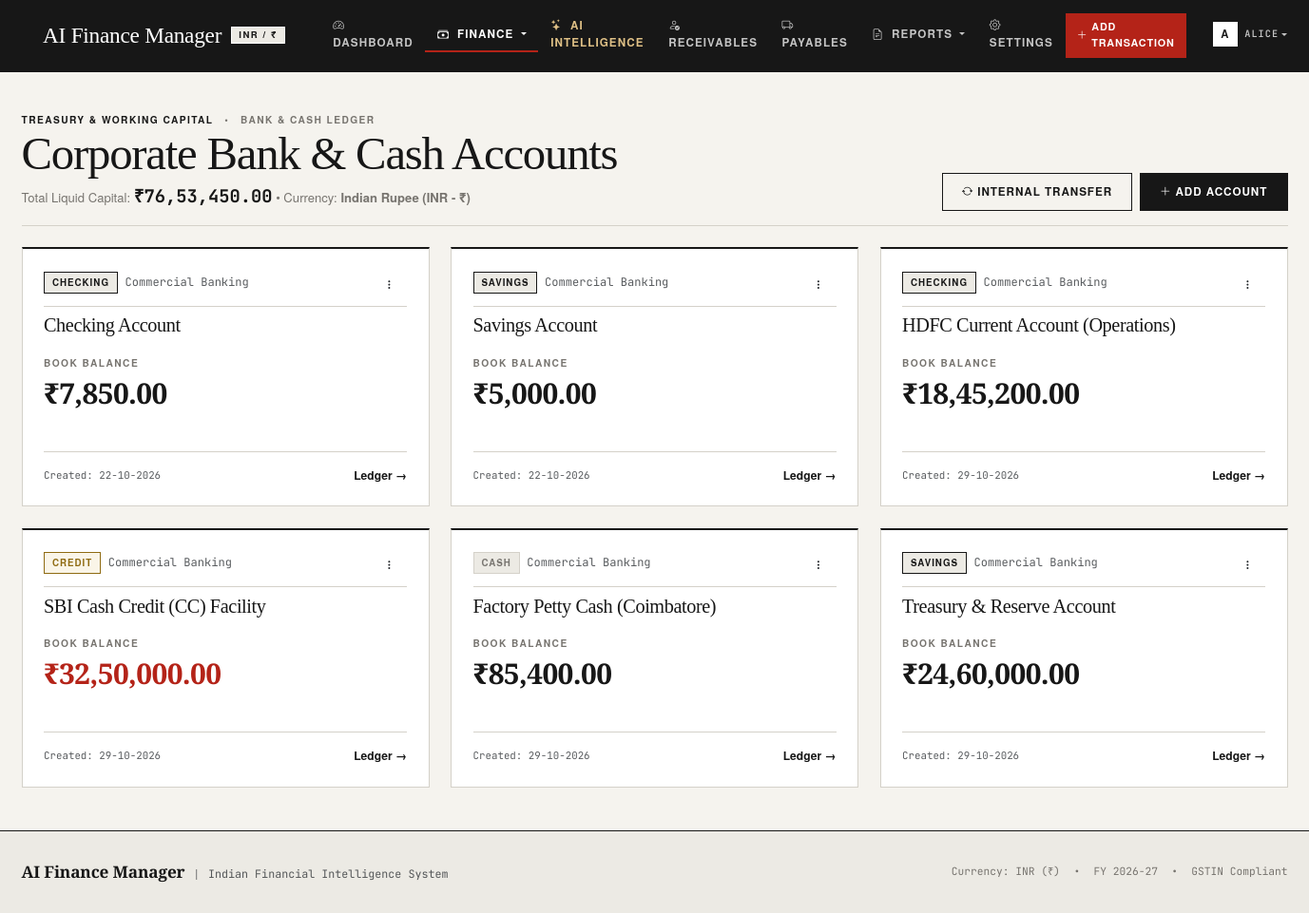
Page /accounts (signed in) on the committed database.
### models.py (models this page shows, shortened)
class User(UserMixin, db.Model):
    __tablename__ = 'users'
    user_id = db.Column(db.Integer, primary_key=True, autoincrement=True)
    username = db.Column(db.String(50), unique=True, nullable=False, index=True)
    email = db.Column(db.String(100), unique=True, nullable=False, index=True)
    password_hash = db.Column(db.String(255), nullable=False)
    role = db.Column(db.String(20), default='Admin', nullable=False)
    company_name = db.Column(db.String(150), default='Aura TexFab Mills (India) Ltd.', nullable=True)
    gstin = db.Column(db.String(20), default='33AABCT1332L1Z4', nullable=True)
    created_at = db.Column(db.DateTime, default=utc_now, server_default=db.func.now())
    accounts = db.relationship('Account', backref='owner', cascade='all, delete-orphan', lazy='dynamic')
    transactions = db.relationship('Transaction', backref='owner', cascade='all, delete-orphan', lazy='dynamic')
    budgets = db.relationship('Budget', backref='owner', cascade='all, delete-orphan', lazy='dynamic')
    goals = db.relationship('Goal', backref='owner', cascade='all, delete-orphan', lazy='dynamic')
    investments = db.relationship('Investment', backref='owner', cascade='all, delete-orphan', lazy='dynamic')
    categories = db.relationship('Category', backref='owner', cascade='all, delete-orphan', lazy='dynamic')
    customers = db.relationship('Customer', backref='owner', cascade='all, delete-orphan', lazy='dynamic')
    suppliers = db.relationship('Supplier', backref='owner', cascade='all, delete-orphan', lazy='dynamic')
    transfers = db.relationship('Transfer', backref='owner', cascade='all, delete-orphan', lazy='dynamic')
    tax_records = db.relationship('TaxRecord', backref='owner', cascade='all, delete-orphan', lazy='dynamic')

class Account(db.Model):
    __tablename__ = 'accounts'
    account_id = db.Column(db.Integer, primary_key=True, autoincrement=True)
    user_id = db.Column(db.Integer, db.ForeignKey('users.user_id', ondelete='CASCADE'), nullable=False, index=True)
    name = db.Column(db.String(100), nullable=False)
    type = db.Column(db.Enum('Checking', 'Savings', 'Credit', 'Cash', name='account_types'), nullable=False)
    balance = db.Column(db.Numeric(14, 2), default=Decimal('0.00'), nullable=False)
    account_number = db.Column(db.String(50), nullable=True)
    bank_name = db.Column(db.String(100), nullable=True)
    ifsc_code = db.Column(db.String(20), nullable=True)
    created_at = db.Column(db.DateTime, default=utc_now, server_default=db.func.now())
    transactions = db.relationship('Transaction', backref='account', cascade='all, delete-orphan', lazy='dynamic')
    transfers_from = db.relationship('Transfer', foreign_keys='Transfer.from_account_id', backref='from_account', lazy='dynamic')
    transfers_to = db.relationship('Transfer', foreign_keys='Transfer.to_account_id', backref='to_account', lazy='dynamic')

### app.py (the view)
    @app.route('/accounts')
    @login_required
    def accounts():
        user_accounts = Account.query.filter_by(user_id=current_user.user_id).all()
        total_balance = sum([Decimal(str(a.balance)) for a in user_accounts])
        bank_accounts = [a for a in user_accounts if a.type in ('Checking', 'Savings')]
        cash_accounts = [a for a in user_accounts if a.type == 'Cash']
        credit_facilities = [a for a in user_accounts if a.type == 'Credit']
        return render_template(
            'accounts.html',
            accounts=user_accounts,
            bank_accounts=bank_accounts,
            cash_accounts=cash_accounts,
            credit_facilities=credit_facilities,
            total_balance=total_balance
        )

### utils.py (called while the page is built)
def get_financial_year(dt=None):
    if dt is None:
        dt = date.today()
    if isinstance(dt, str):
        try:
            dt = datetime.strptime(dt[:10], "%Y-%m-%d").date()
        except Exception:
            dt = date.today()
    year = dt.year
    if dt.month >= 4:
        return f"FY {year}-{str(year + 1)[-2:]}"
    else:
        return f"FY {year - 1}-{str(year)[-2:]}"

### templates/accounts.html (shortened to what this page needs)
{% extends "base.html" %}
{% block content %}
<div class="container-fluid px-lg-4 py-4">
    <div class="d-flex flex-wrap justify-content-between align-items-end pb-3 mb-4 border-bottom" style="border-color: var(--border-color) !important;">
        <div>
            <div class="eyebrow-label mb-1">
                <span class="text-wine fw-bold">Treasury & Working Capital</span>
                <span class="mx-2">•</span>
                <span>Bank & Cash Ledger</span>
            </div>
            <h1 class="display-1 mb-1">Corporate Bank & Cash Accounts</h1>
            <p class="text-muted-custom mb-0 font-sans" style="font-size: 0.875rem;">
                Total Liquid Capital: <strong class="text-wine font-mono fs-5">{{ total_balance|inr }}</strong> &bull; Currency: <strong>Indian Rupee (INR - ₹)</strong>
            </p>
        </div>
        <div class="d-flex gap-2 mt-3 mt-md-0">
            <a href="{{ url_for('transfers_view') }}" class="btn-luxury btn-luxury-outline">
                <i class="bi bi-arrow-repeat me-1"></i> Internal Transfer
            </a>
            <button type="button" class="btn-luxury btn-luxury-wine" data-bs-toggle="modal" data-bs-target="#addAccountModal">
                <i class="bi bi-plus-lg me-1"></i> Add Account
            </button>
        </div>
    </div>
    <div class="row g-4 mb-4">
        {% for acc in accounts %}
        <div class="col-md-6 col-lg-4">
            <div class="card-luxury {% if acc.type == 'Credit' %}card-luxury-wine{% else %}card-luxury-accent{% endif %} h-100 d-flex flex-column justify-content-between">
                <div>
                    <div class="d-flex justify-content-between align-items-start mb-2 pb-2 border-bottom">
                        <div>
                            <span class="badge-luxury {% if acc.type == 'Cash' %}badge-luxury-neutral{% elif acc.type == 'Credit' %}badge-luxury-warning{% else %}badge-luxury-wine{% endif %} me-1">
                                {{ acc.type }}
                            </span>
                            <span class="small font-mono text-muted">{{ acc.bank_name or 'Commercial Banking' }}</span>
                        </div>
                        <div class="dropdown">
                            <button class="btn btn-sm btn-link text-dark p-0" type="button" data-bs-toggle="dropdown">
                                <i class="bi bi-three-dots-vertical"></i>
                            </button>
                        </div>
                    </div>
                    <h4 class="font-serif mb-1">{{ acc.name }}</h4>
                    <div class="mt-3">
                        <span class="eyebrow-label">Book Balance</span>
                        <div class="financial-numeral fs-2 fw-bold {% if acc.type == 'Credit' %}text-danger{% elif acc.balance >= 0 %}text-wine{% else %}text-danger{% endif %}">
                            {{ acc.balance|inr }}
                        </div>
                    </div>
                </div>
                <div class="pt-3 mt-3 border-top d-flex justify-content-between align-items-center">
                    <span class="small text-muted font-mono" style="font-size: 0.72rem;">
                        Created: {{ acc.created_at.strftime('%d-%m-%Y') if acc.created_at else 'Active' }}
                    </span>
                    <a href="{{ url_for('view_transactions', account=acc.account_id) }}" class="small text-wine fw-bold text-decoration-none">
                        Ledger &rarr;
                    </a>
                </div>
            </div>
        </div>
        {% endfor %}
    </div>
</div>
{% endblock %}

### templates/base.html (shortened to what this page needs)
<!doctype html>
<html lang="en">
<head>
    <link href="https://cdn.jsdelivr.net/npm/bootstrap@5.3.2/dist/css/bootstrap.min.css" rel="stylesheet">
    <link href="https://cdn.jsdelivr.net/npm/bootstrap-icons@1.11.1/font/bootstrap-icons.css" rel="stylesheet">
    <link rel="stylesheet" href="{{ url_for('static', filename='css/style.css') }}">
</head>
<body class="d-flex flex-column min-vh-100">
    <header class="navbar navbar-expand-xl navbar-luxury sticky-top">
        <div class="container-fluid px-lg-4">
            <a class="navbar-brand" href="{{ url_for('dashboard') if current_user.is_authenticated else url_for('login') }}">
                <span>AI Finance Manager</span>
                <span class="brand-tag">INR / ₹</span>
            </a>
            <div class="collapse navbar-collapse" id="navbarMain">
                {% if current_user.is_authenticated %}
                <ul class="navbar-nav me-auto mb-2 mb-xl-0 ms-xl-4 align-items-xl-center">
                    <li class="nav-item">
                        <a class="nav-link {{ 'active' if request.endpoint == 'dashboard' }}" href="{{ url_for('dashboard') }}">
                            <i class="bi bi-speedometer2 me-1"></i> Dashboard
                        </a>
                    </li>
                    <li class="nav-item dropdown">
                        <a class="nav-link dropdown-toggle {{ 'active' if request.endpoint in ['view_transactions', 'add_transaction', 'accounts', 'budgets', 'categories', 'goals', 'investments', 'transfers_view'] }}" href="#" id="finDropdown" role="button" data-bs-toggle="dropdown">
                            <i class="bi bi-cash-stack me-1"></i> Finance
                        </a>
                    </li>
                    <li class="nav-item">
                        <a class="nav-link {{ 'active' if request.endpoint in ['ai_advisory', 'recommendations'] }}" href="{{ url_for('ai_advisory') }}" style="color: #DFC086 !important; font-weight: 600;">
                            <i class="bi bi-stars me-1"></i> AI Intelligence
                        </a>
                    </li>
                    <li class="nav-item">
                        <a class="nav-link {{ 'active' if request.endpoint == 'receivables_view' }}" href="{{ url_for('receivables_view') }}">
                            <i class="bi bi-person-check me-1"></i> Receivables
                        </a>
                    </li>
                    <li class="nav-item">
                        <a class="nav-link {{ 'active' if request.endpoint == 'payables_view' }}" href="{{ url_for('payables_view') }}">
                            <i class="bi bi-truck me-1"></i> Payables
                        </a>
                    </li>
                    <li class="nav-item dropdown">
                        <a class="nav-link dropdown-toggle {{ 'active' if request.endpoint in ['financial_reports', 'tax_reports'] }}" href="#" id="reportsDropdown" role="button" data-bs-toggle="dropdown">
                            <i class="bi bi-file-earmark-text me-1"></i> Reports
                        </a>
                    </li>
                    <li class="nav-item">
                        <a class="nav-link {{ 'active' if request.endpoint == 'settings_view' }}" href="{{ url_for('settings_view') }}">
                            <i class="bi bi-gear me-1"></i> Settings
                        </a>
                    </li>
                </ul>
                <ul class="navbar-nav ms-auto align-items-center">
                    <li class="nav-item me-3">
                        <a class="btn-luxury btn-luxury-brass btn-luxury-sm text-decoration-none shadow-sm" href="{{ url_for('add_transaction') }}">
                            <i class="bi bi-plus-lg me-1"></i> Add Transaction
                        </a>
                    </li>
                    <li class="nav-item dropdown">
                        <a class="nav-link dropdown-toggle d-flex align-items-center text-white" href="#" id="userMenu" role="button" data-bs-toggle="dropdown">
                            <span class="d-inline-flex align-items-center justify-content-center bg-white text-dark fw-bold me-2" style="width: 26px; height: 26px; font-size: 0.75rem; border: 1px solid var(--antique-brass);">
                                {{ current_user.username[:1].upper() }}
                            </span>
                            <span class="small font-mono">{{ current_user.username }}</span>
                        </a>
                    </li>
                </ul>
                {% else %}
                <ul class="navbar-nav ms-auto">
                    <li class="nav-item"><a class="nav-link text-white" href="{{ url_for('login') }}">Sign In</a></li>
                    <li class="nav-item"><a class="btn-luxury btn-luxury-brass btn-luxury-sm ms-2 text-decoration-none" href="{{ url_for('register') }}">Create Account</a></li>
                </ul>
                {% endif %}
            </div>
        </div>
    </header>
    <main class="flex-grow-1">
        {% block content %}{% endblock %}
    </main>
    <footer class="footer-luxury">
        <div class="container-fluid px-lg-4">
            <div class="row align-items-center">
                <div class="col-md-6 text-center text-md-start mb-2 mb-md-0">
                    <span class="fw-semibold text-main">AI Finance Manager</span>
                    <span class="mx-2 text-muted">|</span>
                    <span class="font-mono text-muted">Indian Financial Intelligence System</span>
                </div>
                <div class="col-md-6 text-center text-md-end font-mono" style="font-size: 0.75rem;">
                    <span>Currency: INR (₹)</span>
                    <span class="mx-2">•</span>
                    <span>FY 2026-27</span>
                    <span class="mx-2">•</span>
                    <span>GSTIN Compliant</span>
                </div>
            </div>
        </div>
    </footer>
</body>
</html>

### rows in the picture
User: username "A", username "ALICE"
Account: type "CHECKING", bank_name "Commercial Banking", name "Checking Account", balance|inr "₹7,850.00", created_at "22-10-2026"
Account: type "SAVINGS", bank_name "Commercial Banking", name "Savings Account", balance|inr "₹5,000.00", created_at "22-10-2026"
Account: type "CHECKING", bank_name "Commercial Banking", name "HDFC Current Account (Operations)", balance|inr "₹18,45,200.00", created_at "29-10-2026"
Account: type "CREDIT", bank_name "Commercial Banking", name "SBI Cash Credit (CC) Facility", balance|inr "₹32,50,000.00", created_at "29-10-2026"
Account: type "CASH", bank_name "Commercial Banking", name "Factory Petty Cash (Coimbatore)", balance|inr "₹85,400.00", created_at "29-10-2026"
Account: type "SAVINGS", bank_name "Commercial Banking", name "Treasury & Reserve Account", balance|inr "₹24,60,000.00", created_at "29-10-2026"

### other values in the picture
{{ total_balance|inr }} "₹76,53,450.00"
